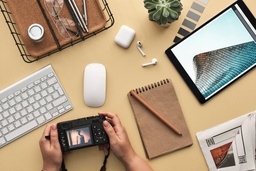
#> input picture 1111.jpeg, 256 x 171 px, shrunk from 1124 x 750 before the run
$ python main.py
#> lines starting #> are read from the running program, lines starting #| are printed output that depends on the picture
from PIL import Image
import time

start = time.perf_counter()

image = Image.open("1111.jpeg")
#> image is the input picture: PIL image 256x171 RGB; mean R, G, B 176.8, 155.7, 130
print(type(image))
#| <class 'PIL.JpegImagePlugin.JpegImageFile'>


def settle(n): # используется для того, чтобы пиксель имел допустимые значения
    return int(max(0, min(255, n)))


def recolor(t): # подкраска пикселей
    r, g, b = t
    max_r, max_g, max_b = 255, 0, 255 # Фиолетовый
    min_r, min_g, min_b = 0, 0, 0 # Чёрный
    return settle(min_r + r * (max_r - min_r) / 256), settle(min_g + g * (max_g - min_g) / 256), settle(
        min_b + b * (max_b - min_b) / 256)


def handler_black_n_white(pixels, i, j, painted=False):
    pixels_nearby = [] # Находим список пикселей которые стоят рядом с данным пикселем
    for di in range(-1, 2):
        for dj in range(-1, 2):
            try:
                pixels_nearby.append(pixels[i + di, j + dj])
            except:
                continue

    total_r, total_g, total_b = 0, 0, 0
    for pixel in pixels_nearby:
        current_r, current_g, current_b = pixel
        for other_pixel in pixels_nearby:
            other_r, other_g, other_b = other_pixel # Выполним обработку
            delta_r = delta_g = delta_b = (abs(other_r - current_r) + abs(other_g - current_g) + abs(
                other_b - current_b)) / 3
            total_r, total_g, total_b = total_r + delta_r, total_g + delta_g, total_b + delta_b
    n = len(pixels_nearby)
    total_r, total_g, total_b = total_r / n / n, total_g / n / n, total_b / n / n
    if painted:
        total_r, total_g, total_b = recolor((total_r, total_g, total_b))
    return settle(total_r), settle(total_g), settle(total_b)


with image:
    image_processed = Image.new('RGB', (image.size[0], image.size[1] * 2))
#> image_processed: PIL image 256x342 RGB; every value is 0
    pixels = image.load()
    pixels_processed = image_processed.load()

    for x in range(image.size[0]):
        for y in range(image.size[1] * 2):
            if y >= image.size[1]:
                pixels_processed[x, y] = handler_black_n_white(pixels, x, y - image.size[1], painted=True)
            else:
                pixels_processed[x, y] = pixels[x, y]

image_processed.show()
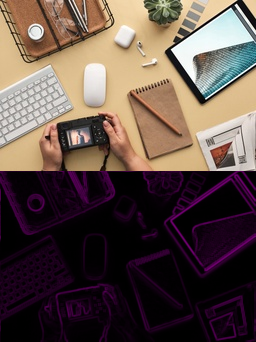
#> shown: PIL image 256x342 RGB; mean R, G, B 95.6, 77.9, 72.2

finish = time.perf_counter()
print(f'Finished in {round(finish - start, 2)} second(s)')
